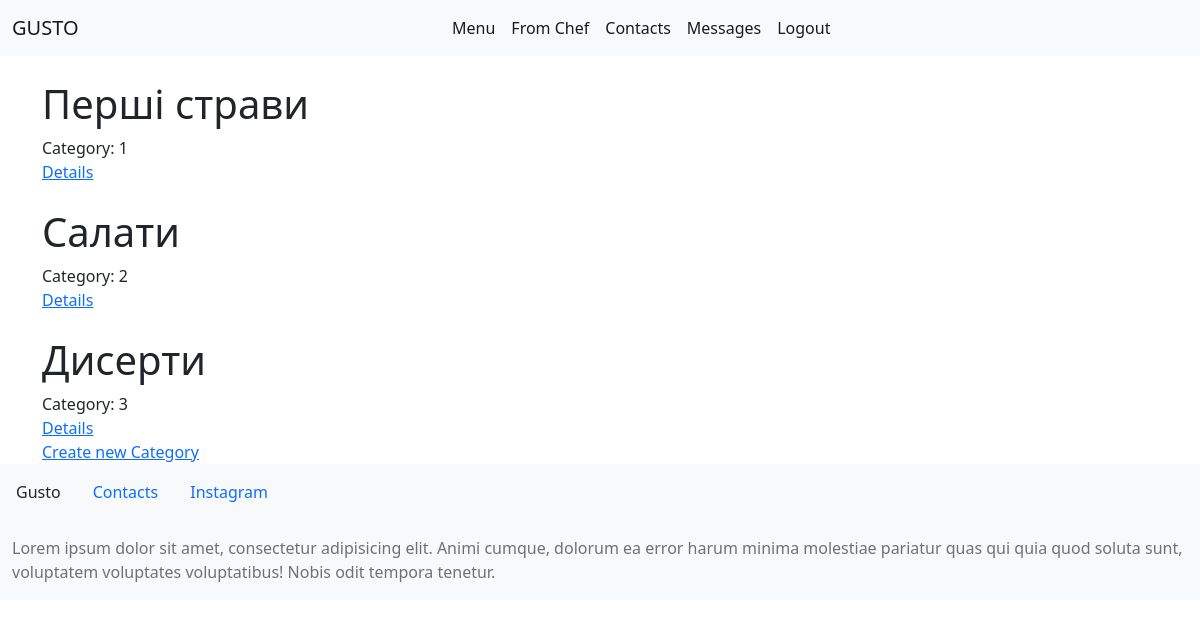
Page /categories/ (signed in) on the committed database.
### main_gusto/models.py (models this page shows, shortened)
class Category(models.Model):
    title = models.CharField(max_length=50)
    category_order = models.IntegerField()
    is_visible = models.BooleanField(default=True)
    is_special = models.BooleanField(default=False)

### main_gusto/views.py (the view)
# urls.py: path('categories/', show_category),
@login_required(login_url='/login/')
@user_passes_test(lambda u: u.is_staff, login_url='/error/')
def show_category(request):
    category = Category.objects.all()
    context = {
        'category': category
    }
    return render(request, 'show-all-categories.html', context)

### main_gusto/templates/show-all-categories.html (shortened to what this page needs)
{% extends 'base.html' %} {% block content %}
<div class="container">
	<div class="category">
		{% for element in category %}
		<div class="category__card">
			<h1 class="card__title">{{ element.title }}</h1>
			<div class="card__order">Category: {{ element.category_order }}</div>
			<div class="card__change">
				<a class="change__link" href="{% url 'category-details' element.pk %}"
					>Details</a
				>
			</div>
		</div>
		{% endfor %}
	</div>
	<div class="create__category">
		<a href="create-new-category/">Create new Category</a>
	</div>
</div>
{% endblock %}

### rows in the picture
Category: title "Перші страви", category_order "1"
Category: title "Салати", category_order "2"
Category: title "Дисерти", category_order "3"
